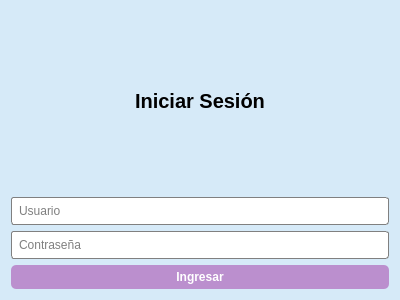
<?xml version="1.0" encoding="UTF-8"?>
<ui version="4.0">
 <class>LoginWindow</class>
 <widget class="QWidget" name="LoginWindow">
  <property name="geometry">
   <rect>
    <x>0</x>
    <y>0</y>
    <width>400</width>
    <height>300</height>
   </rect>
  </property>
  <property name="windowTitle">
   <string>Login</string>
  </property>
  <property name="styleSheet">
   <string notr="true">
    QWidget {
        background-color: #D6EAF8;  /* azul claro */
    }
    QPushButton {
        background-color: #BB8FCE;  /* morado claro */
        color: white;
        font-weight: bold;
        border-radius: 5px;
        padding: 5px;
    }
    QPushButton:hover {
        background-color: #A569BD;
    }
    QLineEdit {
        background-color: white;
        border: 1px solid gray;
        padding: 5px;
        border-radius: 3px;
    }
    QLabel {
        font-weight: bold;
    }
   </string>
  </property>
  <layout class="QVBoxLayout" name="verticalLayout" stretch="0,0,0,0">
   <item>
    <widget class="QLabel" name="label_title">
     <property name="styleSheet">
      <string notr="true">font-size: 20px;</string>
     </property>
     <property name="text">
      <string>Iniciar Sesión</string>
     </property>
     <property name="alignment">
      <set>Qt::AlignCenter</set>
     </property>
    </widget>
   </item>
   <item>
    <widget class="QLineEdit" name="input_usuario">
     <property name="placeholderText">
      <string>Usuario</string>
     </property>
    </widget>
   </item>
   <item>
    <widget class="QLineEdit" name="input_contrasena">
     <property name="echoMode">
      <enum>QLineEdit::Password</enum>
     </property>
     <property name="placeholderText">
      <string>Contraseña</string>
     </property>
    </widget>
   </item>
   <item>
    <widget class="QPushButton" name="btn_login">
     <property name="text">
      <string>Ingresar</string>
     </property>
    </widget>
   </item>
  </layout>
 </widget>
 <resources/>
 <connections/>
</ui>
